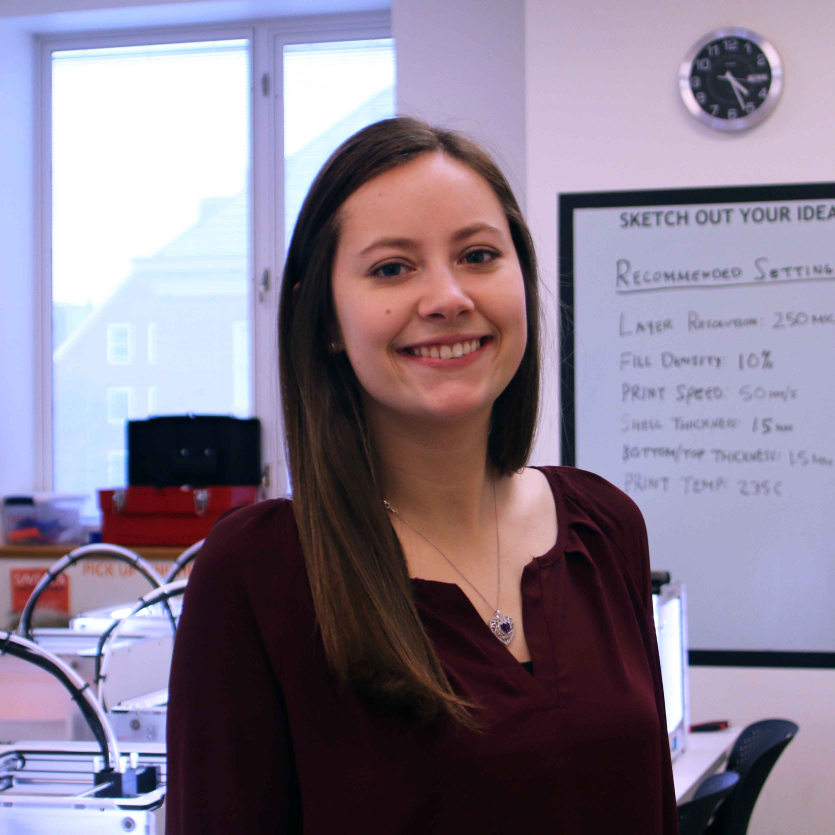
#> input picture public/img/members/new/aly3.jpg, 3340 x 3340 px, given as the content of the folder aly3.jpg, which was not available (shown at 1/4 size)
$ python resize.py aly3.jpg   (Python 2 division)   (older library calls are emulated)
#> lines starting #> are read from the running program, lines starting #| are printed output that depends on the picture
import os, sys, fnmatch
from PIL import Image

size = 250, 250
matches = []

for root, dirnames, filenames in os.walk(sys.argv[1]):
    for filename in fnmatch.filter(filenames, '*3.jpg'):
        matches.append(os.path.join(root, filename))
print matches

for infile in matches:
    outfile = os.path.splitext(infile)[0] + "s.jpg"
    if infile != outfile:
        try:
            im = Image.open(infile)
#> im is the input picture: PIL image 3340x3340 RGB; mean R, G, B 135.4, 124, 141.7
            im.thumbnail(size, Image.ANTIALIAS)
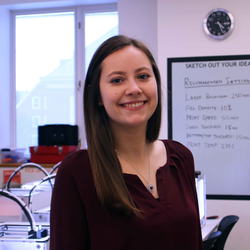
#> im: PIL image 250x250 RGB; mean R, G, B 135.4, 124, 141.7
            im.save(outfile, "JPEG")

            # [8 lines of commented-out code are left out]
        except IOError:
            print "Cannot create thumbnail for '%s'" % infile

# Deleting files: find public -type f -name '*_thumbnail.jpg' -exec rm {} +

$ run again, on public/img/members/new/charlotte3.jpg
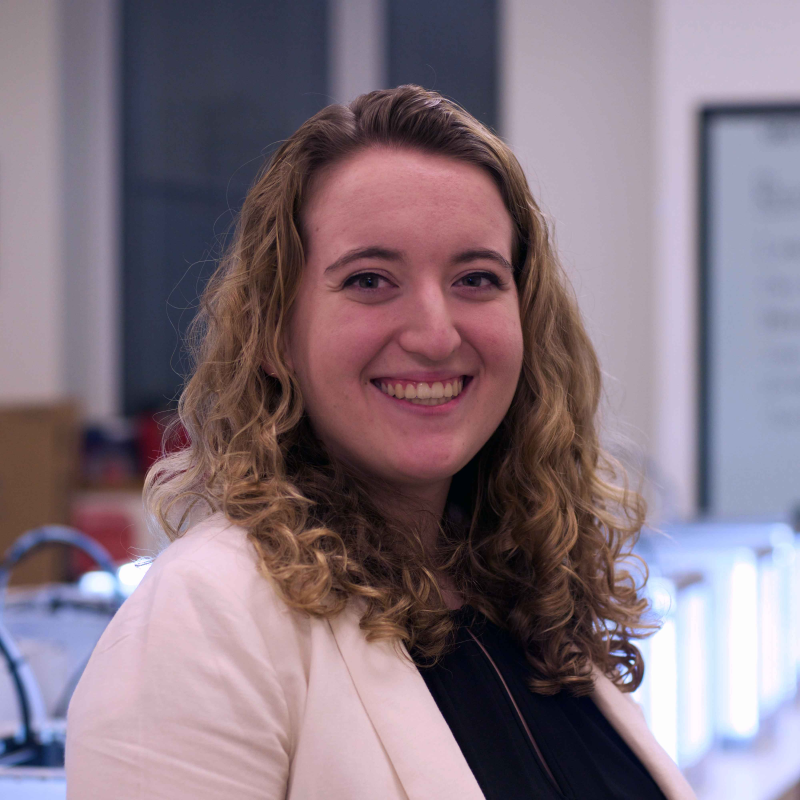
#> input picture public/img/members/new/charlotte3.jpg, 4000 x 4000 px, given as the content of the folder charlotte3.jpg, which was not available (shown at 1/5 size)
#> im is the input picture: PIL image 4000x4000 RGB; mean R, G, B 131.6, 115.4, 126.3
#> `im.thumbnail(size, Image.ANTIALIAS)`:
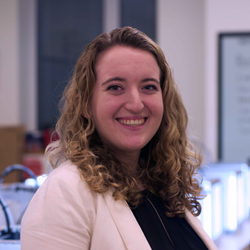
#> im: PIL image 250x250 RGB; mean R, G, B 131.7, 115.5, 126.4

$ run again, on public/img/members/new/crystal3.jpg
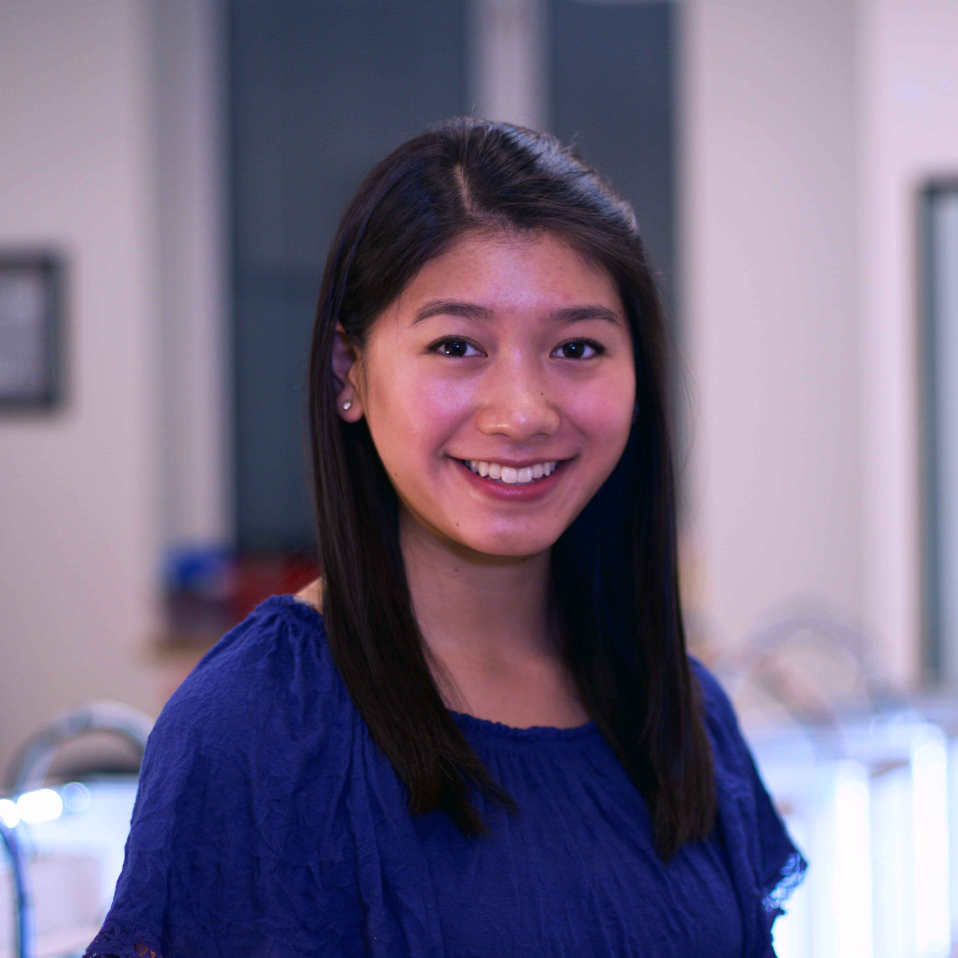
#> input picture public/img/members/new/crystal3.jpg, 3831 x 3831 px, given as the content of the folder crystal3.jpg, which was not available (shown at 1/4 size)
#> im is the input picture: PIL image 3831x3831 RGB; mean R, G, B 115.3, 105.6, 129.9
#> `im.thumbnail(size, Image.ANTIALIAS)`:
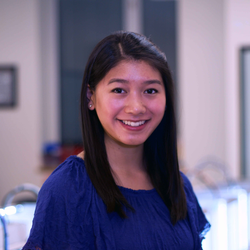
#> im: PIL image 250x250 RGB; mean R, G, B 115.3, 105.6, 129.9

$ run again, on public/img/members/new/devon3.jpg
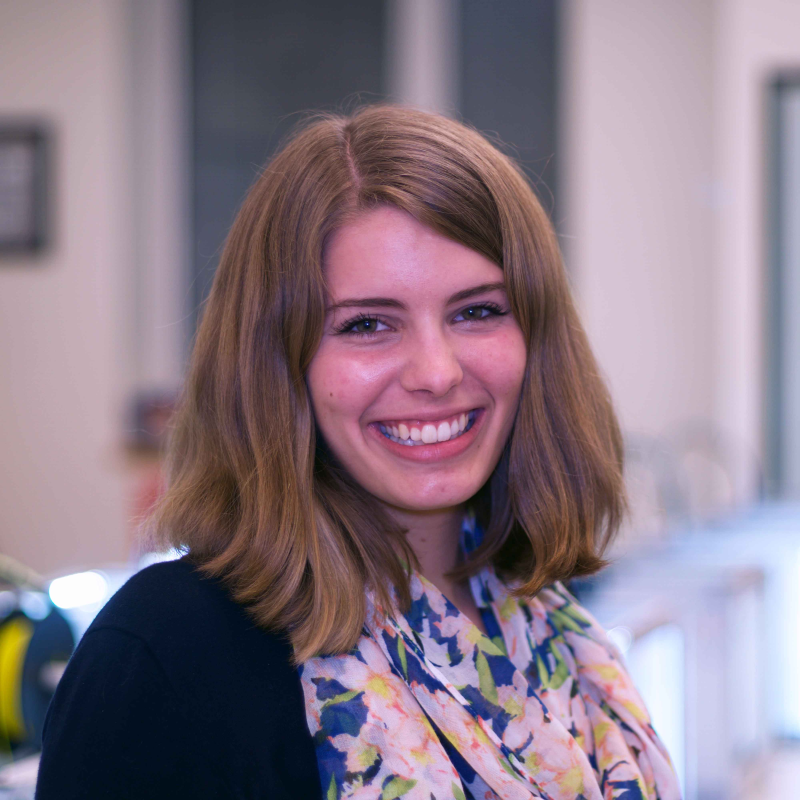
#> input picture public/img/members/new/devon3.jpg, 4000 x 4000 px, given as the content of the folder devon3.jpg, which was not available (shown at 1/5 size)
#> im is the input picture: PIL image 4000x4000 RGB; mean R, G, B 136.3, 120, 133
#> `im.thumbnail(size, Image.ANTIALIAS)`:
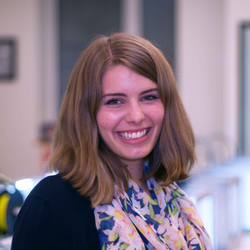
#> im: PIL image 250x250 RGB; mean R, G, B 136.3, 120.1, 133
